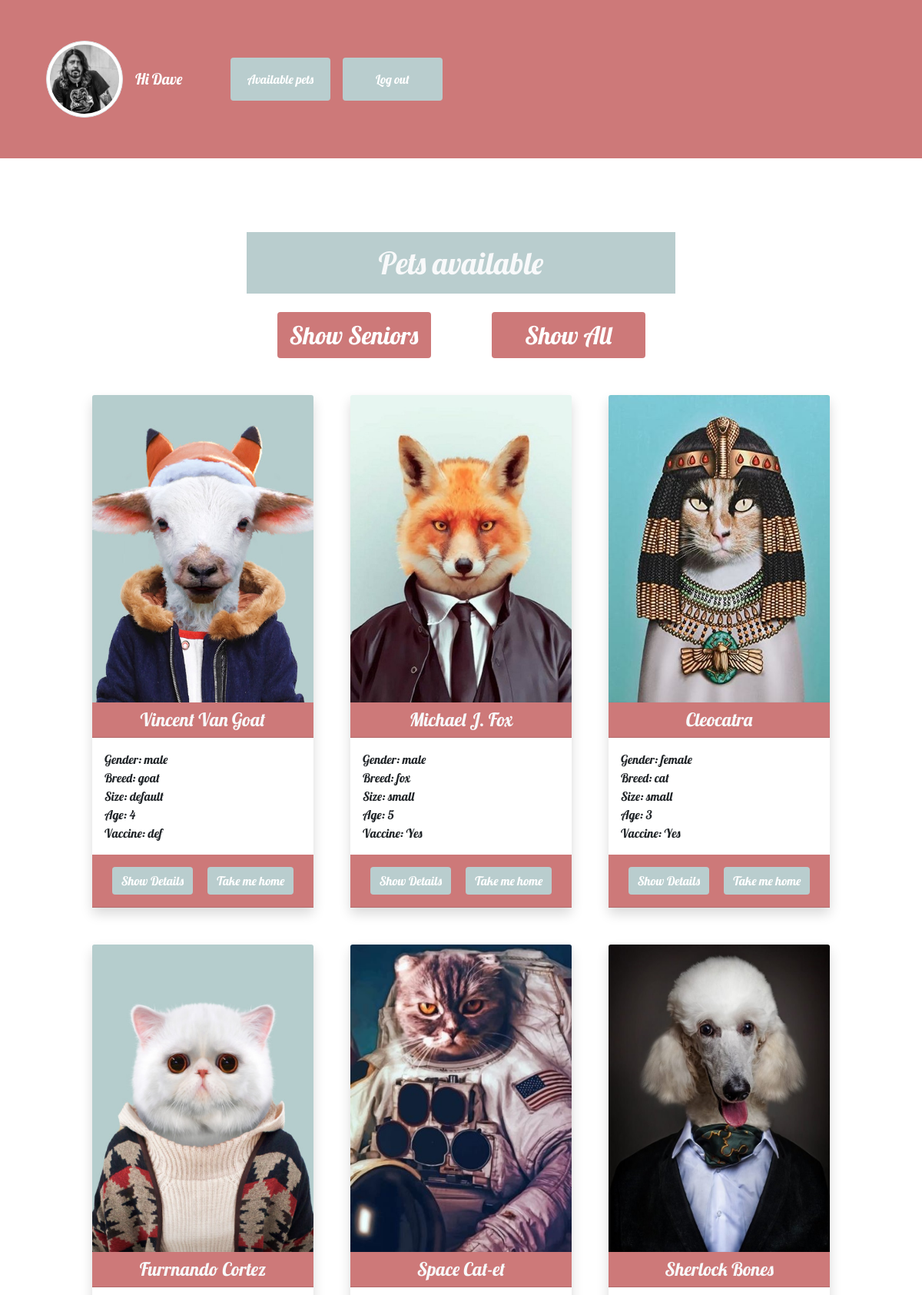
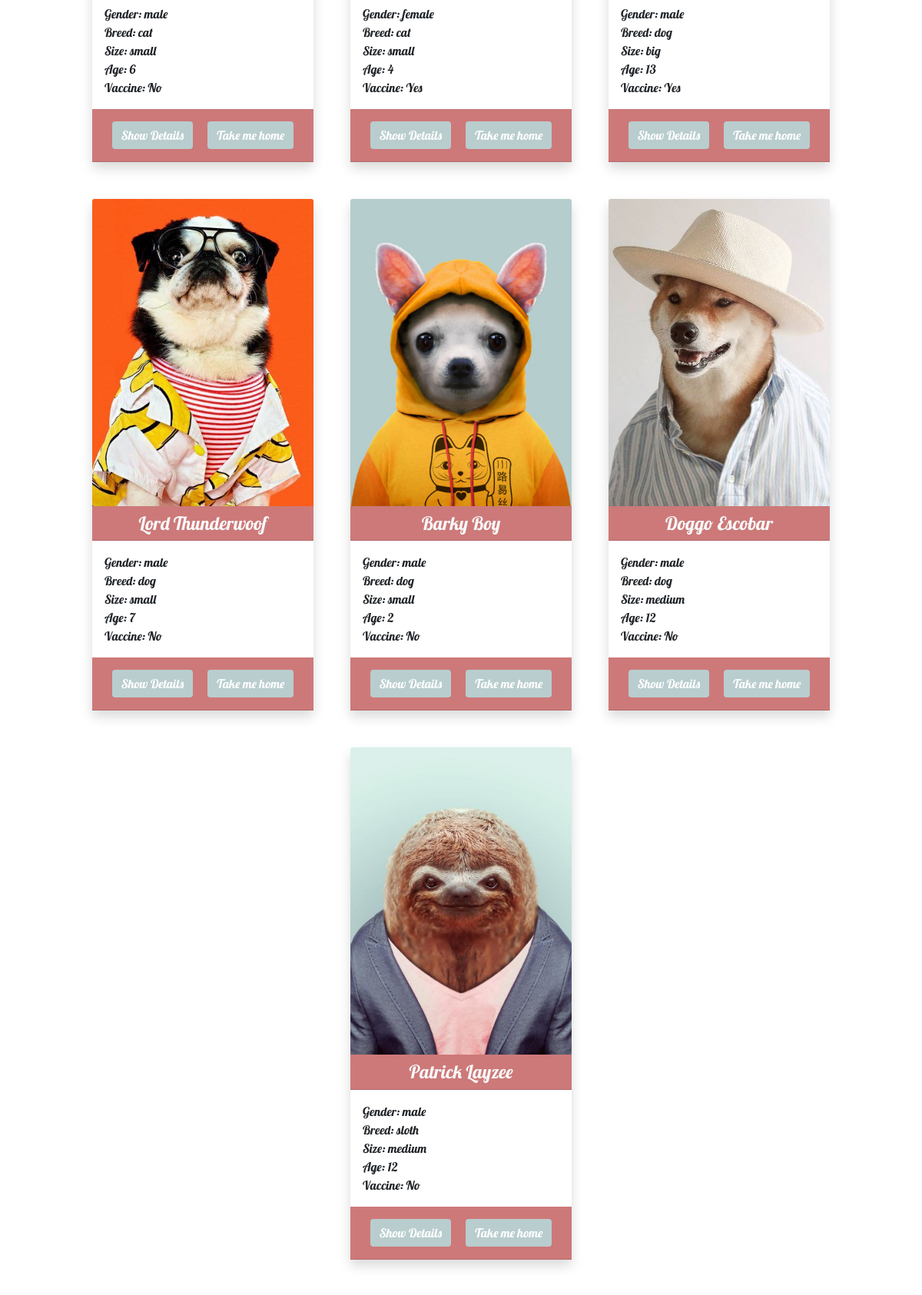
Page /crud/pets_available.php (signed in, upper part) on the committed database (2 pictures, top to bottom).
### tables this page shows
CREATE TABLE `users` (
  `id` int(11) NOT NULL,
  `fname` varchar(80) NOT NULL,
  `lname` varchar(80) NOT NULL,
  `email` varchar(80) NOT NULL,
  `phone` varchar(80) NOT NULL,
  `address` varchar(150) NOT NULL,
  `picture` varchar(256) NOT NULL,
  `password` varchar(256) NOT NULL,
  `status` varchar(5) NOT NULL DEFAULT 'user'
);

CREATE TABLE `animals` (
  `id` int(11) NOT NULL,
  `name` varchar(80) NOT NULL,
  `gender` varchar(6) NOT NULL,
  `breed` varchar(80) NOT NULL,
  `size` varchar(15) NOT NULL,
  `age` tinyint(3) NOT NULL,
  `vaccine` varchar(3) NOT NULL,
  `description` varchar(100) NOT NULL,
  `hobbies` varchar(100) NOT NULL,
  `location` varchar(100) NOT NULL,
  `picture` varchar(256) NOT NULL,
  `status` varchar(90) NOT NULL
);

### crud/pets_available.php (the view, shortened to what this page needs)
<?php
require_once 'components/db_connect.php';
$res = mysqli_query($connect, "SELECT * FROM users WHERE id=" . $_SESSION['user']);
$row = mysqli_fetch_array($res, MYSQLI_ASSOC);
$sql = "SELECT * FROM animals WHERE status='available'";
$result = mysqli_query($connect, $sql);
if (mysqli_num_rows($result) > 0) {
    $rows = mysqli_fetch_all($result, MYSQLI_ASSOC);
    } else {
        $rows = "Currently, there are no pets available!";
    }
$sql_senior = "SELECT * FROM animals WHERE status='available' AND age > 8";
$result_senior = mysqli_query($connect, $sql_senior);
if (mysqli_num_rows($result_senior) > 0) {
    $rows_senior = mysqli_fetch_all($result_senior, MYSQLI_ASSOC);
    } else {
        $rows_senior = "Currently, there are no pets available!";
    }
?>
<!DOCTYPE html>
<html lang="en">
<head>
  <?php require_once 'components/bootstrap.php' ?>
  <link rel="stylesheet" href="../css/style.css">
</head>
<body>
    <?php require_once "components/navbar.php" ?>
<div class="container admin-container">
    <div class="d-flex flex-column align-items-center justify-content-center h1-container">
            <h1 class="p-3 text-light text-center mt-5 mb-2 pets-headline">Pets available</h1>
            <form class="btn-form w-50 justify-content-around d-flex mt-3 mb-5" method="POST"action="<?php echo htmlspecialchars($_SERVER['PHP_SELF']); ?>">
            <button class="btn sort-btn" type="submit" name="btn-sort">Show Seniors</button></a>
            <a href="pets_available.php"><button class="btn sort-btn">Show All</button></a>
            </form>
    </div>
    <div class="row row-cols-1 row-cols-md-2 row-cols-lg-3 row-cols-xl-3 justify-content-center m-auto mb-5 gap-5">
        <?php
        if(isset($_POST["btn-sort"])) {
        if(is_array($rows_senior)) {
            foreach($rows_senior as $row) {
         ?>
        <div class="card border-0 shadow p-0" style="width: 18rem;">
            <img src="../img/<?=$row["picture"]?>" class="card-img-top d-xl-block d-lg-block d-md-block d-sm-none" height="400" style="object-fit:cover; object-position:center" alt="<?=$row["name"]?>">
            <div class="card-header text-center text-light h4"><?= $row["name"]?></div>
            <div class="card-body">
                <p class="card-text m-0">Gender: <?= $row["gender"]?></p>
                <p class="card-text m-0">Breed: <?= $row["breed"]?></p>
                <p class="card-text m-0">Size: <?= $row["size"]?></p>
                <p class="card-text m-0">Age: <?= $row["age"]?></p>
                <p class="card-text m-0">Vaccine: <?= $row["vaccine"]?></p>
            </div>
            <div class="card-header d-flex justify-content-around p-3">
                <a href="details.php?id=<?=$row["id"]?>"><button class="btn">Show Details</button></a>
                <a href="animals/actions/a_adopt.php?id=<?=$row["id"]?>"><button class="btn">Take me home</button></a>
            </div>
        </div>
        <?php
            }
        } else {
            echo $rows_senior;
        }
        } else {
            if(is_array($rows)) {
                foreach($rows as $row) {
             ?>
            <div class="card border-0 shadow p-0" style="width: 18rem;">
                <img src="../img/<?=$row["picture"]?>" class="card-img-top d-xl-block d-lg-block d-md-block d-sm-none" height="400" style="object-fit:cover; object-position:center" alt="<?=$row["name"]?>">
                <div class="card-header text-center text-light h4"><?= $row["name"]?></div>
                <div class="card-body">
                    <p class="card-text m-0">Gender: <?= $row["gender"]?></p>
                    <p class="card-text m-0">Breed: <?= $row["breed"]?></p>
                    <p class="card-text m-0">Size: <?= $row["size"]?></p>
                    <p class="card-text m-0">Age: <?= $row["age"]?></p>
                    <p class="card-text m-0">Vaccine: <?= $row["vaccine"]?></p>
                </div>
                <div class="card-header d-flex justify-content-around p-3">
                    <a href="details.php?id=<?=$row["id"]?>"><button class="btn">Show Details</button></a>
                    <a href="animals/actions/a_adopt.php?id=<?=$row["id"]?>"><button class="btn">Take me home</button></a>
                </div>
            </div>
            <?php
                }
            } else {
                echo $rows;
            }
        }
        ?>
    </div>
</div>
</body>
</html>

### crud/components/navbar.php (shortened to what this page needs)
<nav class="navbar navbar-admin p-5 navbar-expand-lg navbar-dark bg-light mb-5">
       <div class="container-fluid">
           <a class="navbar-brand d-flex align-items-center" href="home.php">
           <img class="adm-picture img-thumbnail rounded-circle" src="../img/<?php echo $row['picture']; ?>" alt="<?php echo $row['fname']; ?>" class="d-inline-block align-text-top">
           <div class="text-white ms-3">Hi <?php echo $row['fname']; ?></div></a>
           <div class="collapse navbar-collapse" id="navbarNavAltMarkup">
           <div class="navbar-nav ms-5">
               <ul class="navbar-nav me-auto mb-2 mb-lg-0 ms-5">
                   <li class="nav-item">
                       <a class="nav-link" href="pets_available.php"><button class="btn btn-success p-3">Available pets</button></a>
                   </li>
                   <li class="nav-item">
                       <a class="nav-link" href="logout.php?logout"><button class="btn btn-outline-danger p-3">Log out</button></a>
                   </li>
               </ul>
               </div>
           </div>
       </div>
   </nav>

### css/style.css (style rules this page uses)
* { padding: 0; margin: 0; }
body { font-family: "Lobster", cursive; }
.navbar { background: #cd7979 !important; font-size: 1.5vw !important; }
.navbar .navbar-brand { width: 9vw; }
.btn { background: #b9cdce !important; color: white; border-style: none; }
.card-header { background: #cd7979 !important; }
h1 { background: #b9cdce; width: 50%; }
.admin-container { min-height: 700px; }
.sort-btn { width: 200px; font-size: 2em; background: #cd7979 !important; }
.adm-picture { width: 100px; height: 100px; -o-object-fit: cover; object-fit: cover; -o-object-position: center; object-position: center; }
.nav-item > a > .btn { width: 130px; }
@media screen and (max-width: 1200px) { .navbar-brand { width: 10vw !important; } }

### rows in the picture
users: picture (picture), fname "Dave"
animals: picture (picture), name "Vincent Van Goat", gender "male", breed "goat", size "default", age "4", vaccine "def"
animals: picture (picture), name "Michael J. Fox", gender "male", breed "fox", size "small", age "5", vaccine "Yes"
animals: picture (picture), name "Cleocatra", gender "female", breed "cat", size "small", age "3", vaccine "Yes"
animals: picture (picture), name "Furrnando Cortez", gender "male", breed "cat", size "small", age "6", vaccine "No"
animals: picture (picture), name "Space Cat-et", gender "female", breed "cat", size "small", age "4", vaccine "Yes"
animals: picture (picture), name "Sherlock Bones", gender "male", breed "dog", size "big", age "13", vaccine "Yes"
animals: picture (picture), name "Lord Thunderwoof", gender "male", breed "dog", size "small", age "7", vaccine "No"
animals: picture (picture), name "Barky Boy", gender "male", breed "dog", size "small", age "2", vaccine "No"
animals: picture (picture), name "Doggo Escobar", gender "male", breed "dog", size "medium", age "12", vaccine "No"
animals: picture (picture), name "Patrick Layzee", gender "male", breed "sloth", size "medium", age "12", vaccine "No"
